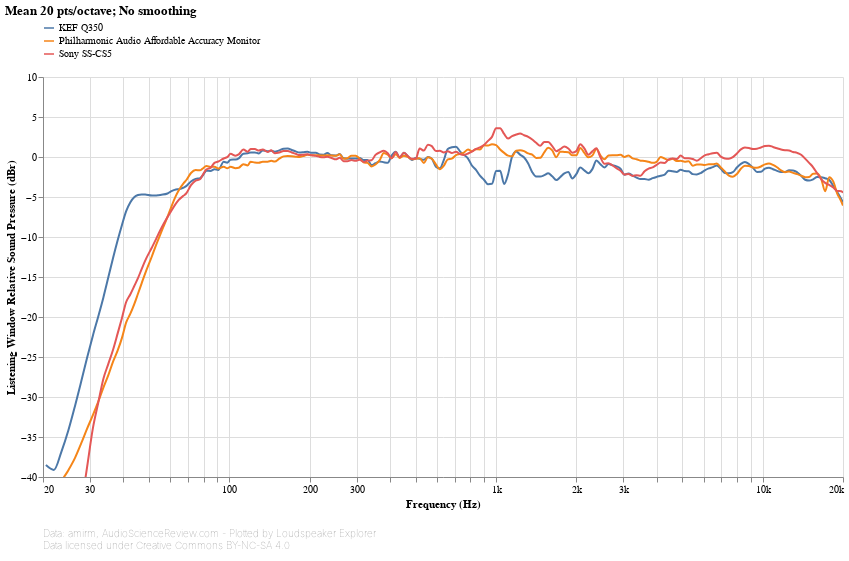

Here is the notebook cell this chart was saved with:
### Markdown cell above
## Listening Window response

### Code cell
#@markdown
standalone_speaker_frequency_response_db_chart(
    ('CEA2034', 'Listening Window'),
    sound_pressure_yaxis(title_prefix='Listening Window'))

### Figure 1 — Vega-Lite specification as saved in the notebook (floating-point values rounded to 4 significant figures; data arrays with more than 128 entries replaced by an {"elided": "..."} marker saying what was removed)
{"config": {"view": {"continuousWidth": 400, "continuousHeight": 300, "opacity": 0}}, "vconcat": [{"layer": [{"mark": {"type": "line", "clip": true, "interpolate": "monotone"}, "encoding": {"opacity": {"condition": {"value": 1, "selection": "selector034"}, "value": 0.2}}, "selection": {"selector034": {"type": "multi", "encodings": ["color"], "bind": "legend"}, "selector036": {"type": "interval", "bind": "scales", "encodings": ["x", "y"]}, "selector037": {"type": "single", "fields": ["speaker"], "bind": {"input": "select", "options": [null, "KEF Q350", "Philharmonic Audio Affordable Accuracy Monitor", "Sony SS-CS5"], "labels": ["All", "KEF Q350", "Philharmonic Audio Affordable Accuracy Monitor", "Sony SS-CS5"], "name": "Speaker: "}}}, "title": {"text": "Mean 20 pts/octave; No smoothing", "anchor": "start"}}, {"mark": {"type": "circle", "clip": true, "size": 100}, "encoding": {"fillOpacity": {"condition": {"value": 0.3, "selection": "selector035"}, "value": 0}}, "selection": {"selector035": {"type": "single", "on": "mouseover", "clear": "mouseout", "empty": "none", "encodings": ["x", "y"]}}, "title": {"text": "Mean 20 pts/octave; No smoothing", "anchor": "start"}}], "data": {"name": "data-5bd2171f4f8314810ad4f3d95cccb0d8"}, "encoding": {"color": {"type": "nominal", "field": "speaker", "legend": {"direction": "vertical", "labelLimit": 600, "orient": "top", "symbolType": "stroke"}, "title": null}, "tooltip": [{"type": "nominal", "field": "speaker", "title": "Speaker"}, {"type": "quantitative", "field": "frequency", "format": ".03s", "title": "Frequency (Hz)"}, {"type": "quantitative", "field": "value", "format": ".2f", "title": "Value (dB)"}], "x": {"type": "quantitative", "axis": {"format": "s"}, "field": "frequency", "scale": {"base": 10, "domain": [20, 20000], "nice": false, "type": "log"}, "title": "Frequency (Hz)"}, "y": {"type": "quantitative", "axis": {"grid": true}, "field": "value", "scale": {"domain": [-40, 10]}, "title": ["Listening Window Relative Sound Pressure (dBr)"]}}, "height": 400, "transform": [{"flatten": ["frequency", "value"]}, {"filter": {"selection": "selector037"}}], "width": 800}, {"mark": "text", "height": 1, "title": {"text": ["Data: amirm, AudioScienceReview.com - Plotted by Loudspeaker Explorer", "Data licensed under Creative Commons BY-NC-SA 4.0"], "anchor": "start", "color": "gray", "fontSize": 10, "fontWeight": "lighter"}, "width": 600}], "resolve": {"legend": {"color": "independent"}}, "$schema": "https://vega.github.io/schema/vega-lite/v4.8.1.json", "datasets": {"data-5bd2171f4f8314810ad4f3d95cccb0d8": [{"speaker": "KEF Q350", "frequency": {"elided": "194 float values"}, "value": {"elided": "194 float values"}}, {"speaker": "Philharmonic Audio Affordable Accuracy Monitor", "frequency": {"elided": "194 float values"}, "value": {"elided": "194 float values"}}, {"speaker": "Sony SS-CS5", "frequency": {"elided": "194 float values"}, "value": {"elided": "194 float values"}}]}}
